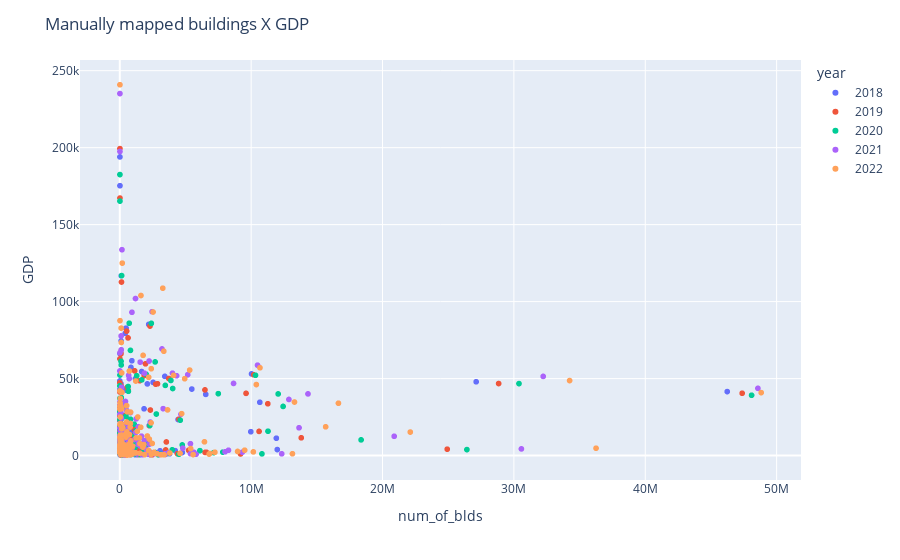

The code cell stored with this chart in its notebook:
### Code cell
# the scatter plot of the number of manually mapped buildings and gdp in the years 2018-2022
fig = px.scatter(df_mm_blds_gdp, x="num_of_blds", y="GDP", color="year",
                 #symbol="adm0_iso"
                 hover_name="adm0_iso",)

# Update layout to add title
fig.update_layout(title='Manually mapped buildings X GDP')

fig.show()

### Figure 1 — Plotly figure (JSON) as saved in the notebook; plotly's stock layout.template omitted (floating-point values rounded to 4 significant figures; data arrays with more than 128 entries replaced by an {"elided": "..."} marker saying what was removed)
{"data": [{"hovertemplate": "<b>%{hovertext}</b><br><br>year=2018<br>num_of_blds=%{x}<br>GDP=%{y}<extra></extra>", "hovertext": {"elided": "193 str values"}, "legendgroup": "2018", "marker": {"color": "#636efa", "symbol": "circle"}, "mode": "markers", "name": "2018", "showlegend": true, "type": "scattergl", "x": {"elided": "193 int values"}, "xaxis": "x", "y": {"elided": "193 float values"}, "yaxis": "y"}, {"hovertemplate": "<b>%{hovertext}</b><br><br>year=2019<br>num_of_blds=%{x}<br>GDP=%{y}<extra></extra>", "hovertext": {"elided": "193 str values"}, "legendgroup": "2019", "marker": {"color": "#EF553B", "symbol": "circle"}, "mode": "markers", "name": "2019", "showlegend": true, "type": "scattergl", "x": {"elided": "193 int values"}, "xaxis": "x", "y": {"elided": "193 float values"}, "yaxis": "y"}, {"hovertemplate": "<b>%{hovertext}</b><br><br>year=2020<br>num_of_blds=%{x}<br>GDP=%{y}<extra></extra>", "hovertext": {"elided": "193 str values"}, "legendgroup": "2020", "marker": {"color": "#00cc96", "symbol": "circle"}, "mode": "markers", "name": "2020", "showlegend": true, "type": "scattergl", "x": {"elided": "193 int values"}, "xaxis": "x", "y": {"elided": "193 float values"}, "yaxis": "y"}, {"hovertemplate": "<b>%{hovertext}</b><br><br>year=2021<br>num_of_blds=%{x}<br>GDP=%{y}<extra></extra>", "hovertext": {"elided": "193 str values"}, "legendgroup": "2021", "marker": {"color": "#ab63fa", "symbol": "circle"}, "mode": "markers", "name": "2021", "showlegend": true, "type": "scattergl", "x": {"elided": "193 int values"}, "xaxis": "x", "y": {"elided": "193 float values"}, "yaxis": "y"}, {"hovertemplate": "<b>%{hovertext}</b><br><br>year=2022<br>num_of_blds=%{x}<br>GDP=%{y}<extra></extra>", "hovertext": {"elided": "193 str values"}, "legendgroup": "2022", "marker": {"color": "#FFA15A", "symbol": "circle"}, "mode": "markers", "name": "2022", "showlegend": true, "type": "scattergl", "x": {"elided": "193 int values"}, "xaxis": "x", "y": {"elided": "193 float values"}, "yaxis": "y"}], "layout": {"legend": {"title": {"text": "year"}, "tracegroupgap": 0}, "margin": {"t": 60}, "title": {"text": "Manually mapped buildings X GDP"}, "xaxis": {"anchor": "y", "domain": [0, 1], "title": {"text": "num_of_blds"}}, "yaxis": {"anchor": "x", "domain": [0, 1], "title": {"text": "GDP"}}}}
